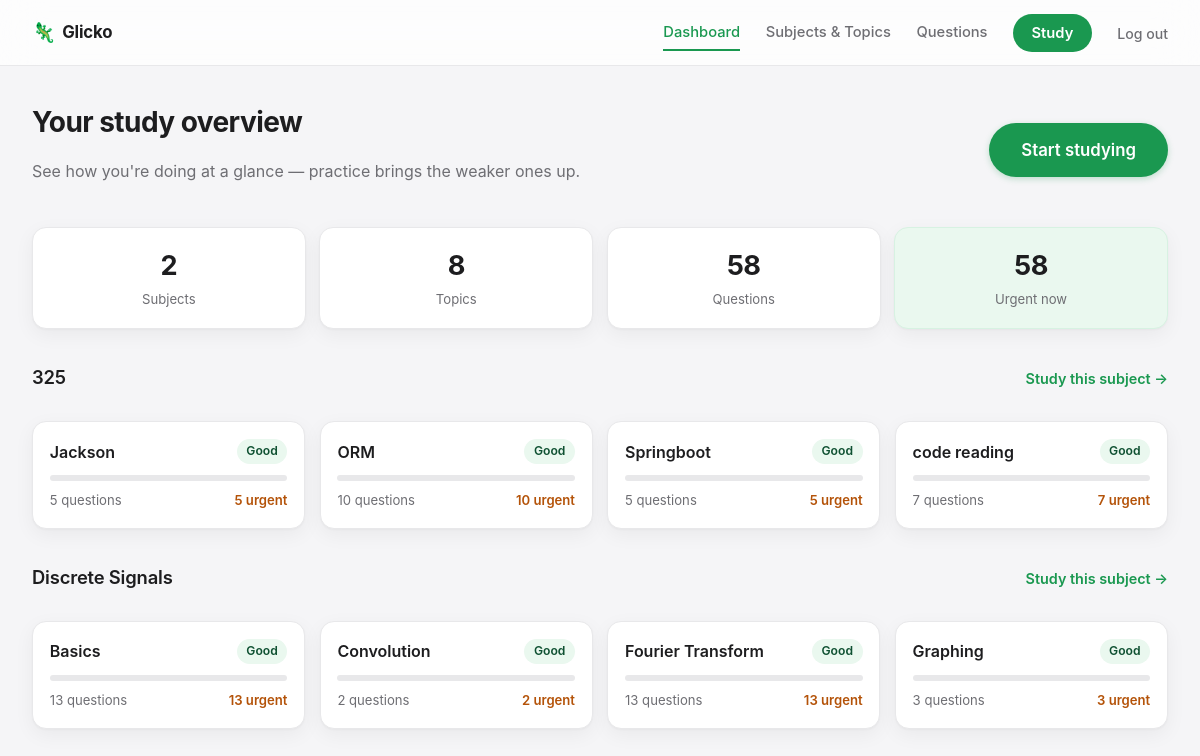
Screenshot of / (signed in) with the database file from the repository.
### tables this page shows
CREATE TABLE subjects (
    id INTEGER PRIMARY KEY AUTOINCREMENT,
    user_id INTEGER REFERENCES users(id) ON DELETE CASCADE,
    name TEXT NOT NULL,
    UNIQUE(user_id, name)
);

CREATE TABLE topics (
    id INTEGER PRIMARY KEY AUTOINCREMENT,
    subject_id INTEGER NOT NULL REFERENCES subjects(id) ON DELETE CASCADE,
    name TEXT NOT NULL,
    rating REAL NOT NULL DEFAULT 1500,
    rd REAL NOT NULL DEFAULT 350,
    last_update TEXT,
    pending_results TEXT NOT NULL DEFAULT '[]',
    UNIQUE(subject_id, name)
);

### app.py (the view)
@app.route('/')
@login_required
def dashboard():
    uid = session['user_id']
    conn = db.get_db()
    subjects = conn.execute("SELECT * FROM subjects WHERE user_id = ? ORDER BY name", (uid,)).fetchall()
    subject_data = []
    total_topics = total_questions = total_due = 0
    for s in subjects:
        topics = conn.execute("SELECT * FROM topics WHERE subject_id = ? ORDER BY name", (s['id'],)).fetchall()
        topic_rows = []
        for t in topics:
            qcount = conn.execute("SELECT COUNT(*) c FROM questions WHERE topic_id = ?", (t['id'],)).fetchone()['c']
            due = topic_due_count(conn, t['id'])
            total_topics += 1
            total_questions += qcount
            total_due += due
            pct = min(100, max(0, (t['rating'] - 1000) / 10))
            topic_rows.append({'row': t, 'qcount': qcount, 'due': due, 'pct': pct})
        subject_data.append({'row': s, 'topics': topic_rows})
    conn.close()
    return render_template(
        'dashboard.html',
        subject_data=subject_data,
        total_subjects=len(subjects),
        total_topics=total_topics,
        total_questions=total_questions,
        total_due=total_due,
    )

### app.py (called while the page is built)
def topic_due_count(conn, topic_id):
    now_iso = datetime.utcnow().isoformat()
    row = conn.execute(
        "SELECT COUNT(*) c FROM questions WHERE topic_id = ? AND (next_eligible IS NULL OR next_eligible <= ?)",
        (topic_id, now_iso)
    ).fetchone()
    return row['c']

### auth.py (called while the page is built)
def login_required(view):
    @wraps(view)
    def wrapped(*args, **kwargs):
        if not session.get('user_id'):
            return redirect(url_for('login', next=request.path))
        return view(*args, **kwargs)
    return wrapped

### db.py (called while the page is built)
def get_db():
    conn = sqlite3.connect(DB_PATH)
    conn.row_factory = sqlite3.Row
    conn.execute("PRAGMA foreign_keys = ON")
    return conn

### labels.py (called while the page is built)
def rating_label(rating):
    for lo, hi, label, css in TIERS:
        if lo <= rating < hi:
            return label, css
    return "Excellent", "tier-excellent"

### templates/dashboard.html (shortened to what this page needs)
{% extends "base.html" %} {% block title %}Dashboard · Glicko{% endblock %} {%
block content %}
<div class="hero">
  <div>
    <h1>Your study overview</h1>
    <p class="muted">
      See how you're doing at a glance — practice brings the weaker ones up.
    </p>
  </div>
  <a href="{{ url_for('study_setup') }}" class="btn btn-primary btn-lg"
    >Start studying</a
  >
</div>
<div class="stat-row">
  <div class="stat-card">
    <div class="stat-num">{{ total_subjects }}</div>
    <div class="stat-label">Subjects</div>
  </div>
  <div class="stat-card">
    <div class="stat-num">{{ total_topics }}</div>
    <div class="stat-label">Topics</div>
  </div>
  <div class="stat-card">
    <div class="stat-num">{{ total_questions }}</div>
    <div class="stat-label">Questions</div>
  </div>
  <div class="stat-card highlight">
    <div class="stat-num">{{ total_due }}</div>
    <div class="stat-label">Urgent now</div>
  </div>
</div>
 {% for s in subject_data %}
<section class="subject-block">
  <div class="subject-header">
    <h2>{{ s.row.name }}</h2>
    <a
      href="{{ url_for('study_quickstart', subject_id=s.row.id) }}"
      class="link-btn"
      >Study this subject →</a
    >
  </div>
  {% if not s.topics %}
  <p class="muted small">
    No topics yet — add one from the Subjects &amp; Topics page.
  </p>
  {% else %}
  <div class="topic-grid">
    {% for t in s.topics %}
    <div class="topic-card">
      <div class="topic-card-head">
        <span class="topic-name">{{ t.row.name }}</span>
        <span class="rating-pill {{ rating_label(t.row.rating)[1] }}"
          >{{ rating_label(t.row.rating)[0] }}</span
        >
      </div>
      <div class="rating-bar">
      </div>
      <div class="topic-card-foot">
        <span>{{ t.qcount }} question{{ 's' if t.qcount != 1 }}</span>
        <span class="{{ 'urgent-badge' if t.due > 0 }}"
          >{{ t.due }} urgent</span
        >
      </div>
    </div>
    {% endfor %}
  </div>
  {% endif %}
</section>
{% endfor %} {% endblock %}

### static/style.css (style rules this page uses)
:root { --bg: #f5f5f7; --card: #ffffff; --text: #1d1d1f; --muted: #6e6e73; --border: #e8e8ea; --primary: #1a9850; --primary-dark: #147a40; --primary-light: #eaf8ef; --primary-tint: #d7f2e2; --red: #d92d20; --amber: #b45309; --green-deep: #0f5132; --radius-lg: 20px; --radius-md: 14px; --radius-sm: 10px; --shadow-card: 0 1px 2px rgba(0, 0, 0, 0.03), 0 6px 20px rgba(0, 0, 0, 0.05); --shadow-pop: 0 4px 10px rgba(0, 0, 0, 0.06), 0 14px 36px rgba(0, 0, 0, 0.08); }
* { box-sizing: border-box; }
body { margin: 0; font-family: -apple-system, BlinkMacSystemFont, "SF Pro Text", "Inter", sans-serif; background: var(--bg); color: var(--text); line-height: 1.5; -webkit-font-smoothing: antialiased; }
h1 { font-size: 1.75rem; font-weight: 700; letter-spacing: -0.02em; margin: 0 0 0.3rem; }
h2 { font-size: 1.1rem; font-weight: 600; letter-spacing: -0.01em; margin: 0 0 1rem; }
.muted { color: var(--muted); }
.hero { display: flex; align-items: center; justify-content: space-between; gap: 1rem; margin-bottom: 1.7rem; flex-wrap: wrap; }
.stat-row { display: grid; grid-template-columns: repeat(4, 1fr); gap: 0.85rem; margin-bottom: 2.2rem; }
.stat-card { background: var(--card); border: 1px solid var(--border); border-radius: var(--radius-md); padding: 1.15rem; text-align: center; box-shadow: var(--shadow-card); }
.stat-card.highlight { background: var(--primary-light); border-color: var(--primary-tint); }
.stat-num { font-size: 1.7rem; font-weight: 700; letter-spacing: -0.02em; }
.stat-label { color: var(--muted); font-size: 0.82rem; margin-top: 0.2rem; }
.subject-block { margin-bottom: 2.2rem; }
.subject-header { display: flex; align-items: baseline; justify-content: space-between; margin-bottom: 0.85rem; }
.link-btn { color: var(--primary); font-weight: 600; font-size: 0.9rem; text-decoration: none; }
.topic-grid { display: grid; grid-template-columns: repeat(auto-fill, minmax(220px, 1fr)); gap: 0.9rem; }
.topic-card { background: var(--card); border: 1px solid var(--border); border-radius: var(--radius-md); padding: 1.05rem; box-shadow: var(--shadow-card); transition: transform 0.15s ease, box-shadow 0.15s ease; }
.topic-card-head { display: flex; justify-content: space-between; align-items: center; margin-bottom: 0.7rem; gap: 0.5rem; }
.topic-name { font-weight: 600; }
.topic-card-foot { display: flex; justify-content: space-between; font-size: 0.82rem; color: var(--muted); }
.urgent-badge { color: var(--amber); font-weight: 600; }
.rating-bar { height: 6px; background: var(--border); border-radius: 999px; overflow: hidden; margin-bottom: 0.65rem; }
.rating-pill { font-size: 0.76rem; font-weight: 600; padding: 0.2rem 0.6rem; border-radius: 999px; white-space: nowrap; }
.tier-good { color: var(--green-deep); background: var(--primary-light); }
.btn { display: inline-block; border: none; border-radius: 999px; padding: 0.65rem 1.3rem; font-weight: 600; font-size: 0.94rem; cursor: pointer; text-decoration: none; text-align: center; transition: transform 0.06s ease, background 0.15s ease, box-shadow 0.15s ease; }
.btn-primary { background: var(--primary); color: white; box-shadow: 0 2px 6px rgba(26, 152, 80, 0.25); }
.btn-lg { padding: 0.85rem 1.7rem; font-size: 1rem; }
h2 { font-size: 1.15rem; font-weight: 600; letter-spacing: -0.01em; margin: 0 0 1rem; }
.btn { display: inline-block; border: none; border-radius: 999px; padding: 0.65rem 1.3rem; font-weight: 600; cursor: pointer; text-decoration: none; text-align: center; }
.btn-primary { background: var(--primary); color: white; }
.btn-lg { padding: 0.9rem 2rem; font-size: 1.05rem; }
.rating-pill { font-size: 0.76rem; font-weight: 600; padding: 0.2rem 0.6rem; border-radius: 999px; }

### rows the page displays
subjects: row.name "325"
topics: row.name "Jackson", rating "Good"
topics: row.name "ORM", rating "Good"
topics: row.name "Springboot", rating "Good"
topics: row.name "code reading", rating "Good"
subjects: row.name "Discrete Signals"
topics: row.name "Basics", rating "Good"
topics: row.name "Convolution", rating "Good"
topics: row.name "Fourier Transform", rating "Good"
topics: row.name "Graphing", rating "Good"

### other values shown
{{ total_subjects }} "2"
{{ total_topics }} "8"
{{ total_questions }} "58"
{{ total_due }} "58"
{{ t.qcount }} "5" "10" "5" "7" "13" "2" "13" "3"
{{ 's' if t.qcount != 1 }} "s" "s" "s" "s" "s" "s" "s" "s"
{{ t.due }} "5" "10" "5" "7" "13" "2" "13" "3"
